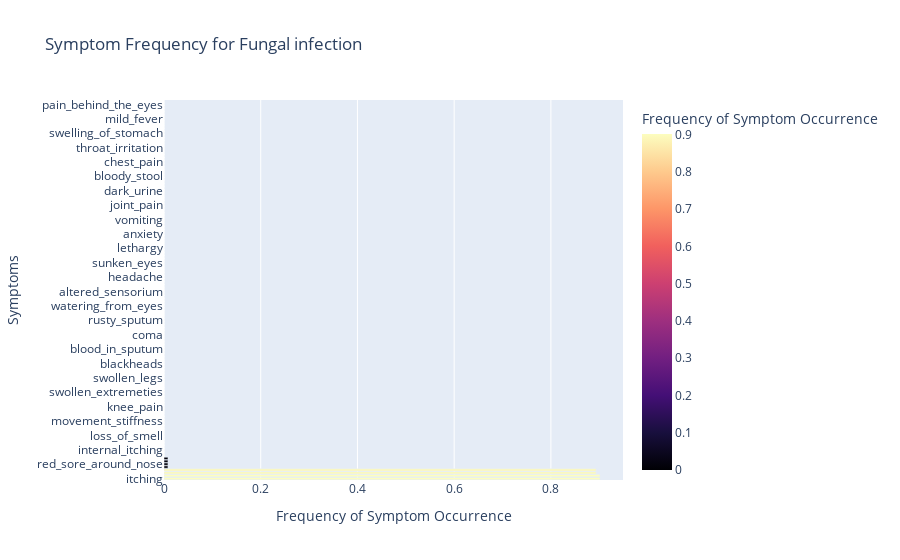

The code cell stored with this chart in its notebook:
### Code cell
# Choose the diagnosis you're interested in
chosen_diagnosis = "Fungal infection"

# Filter the dataset for the chosen prognosis
diagnosis_data = data[data['prognosis'] == chosen_diagnosis]

# Exclude the prognosis column to focus on symptoms
symptom_columns = data.columns[:-1]

# Calculate the mean of each symptom column for the chosen diagnosis
# This represents the probability of each symptom occurring in the diagnosis
symptom_means = diagnosis_data[symptom_columns].mean().sort_values(ascending=False).reset_index()
symptom_means.columns = ['Symptom', 'Frequency']

# Plotting the bar chart with Plotly Express
fig = px.bar(symptom_means, x='Frequency', y='Symptom', orientation='h', 
             title=f'Symptom Frequency for {chosen_diagnosis}',
             labels={'Frequency':'Frequency of Symptom Occurrence', 'Symptom': 'Symptoms'},
             color='Frequency',
             color_continuous_scale='magma')

fig.show()

### Figure 1 — Plotly figure (JSON) as saved in the notebook; plotly's stock layout.template omitted (floating-point values rounded to 4 significant figures; data arrays with more than 128 entries replaced by an {"elided": "..."} marker saying what was removed)
{"data": [{"alignmentgroup": "True", "hovertemplate": "Frequency of Symptom Occurrence=%{marker.color}<br>Symptoms=%{y}<extra></extra>", "legendgroup": "", "marker": {"color": {"elided": "132 float values"}, "coloraxis": "coloraxis", "pattern": {"shape": ""}}, "name": "", "offsetgroup": "", "orientation": "h", "showlegend": false, "textposition": "auto", "type": "bar", "x": {"elided": "132 float values"}, "xaxis": "x", "y": {"elided": "132 str values"}, "yaxis": "y"}], "layout": {"barmode": "relative", "coloraxis": {"colorbar": {"title": {"text": "Frequency of Symptom Occurrence"}}, "colorscale": [[0, "#000004"], [0.1111, "#180f3d"], [0.2222, "#440f76"], [0.3333, "#721f81"], [0.4444, "#9e2f7f"], [0.5556, "#cd4071"], [0.6667, "#f1605d"], [0.7778, "#fd9668"], [0.8889, "#feca8d"], [1, "#fcfdbf"]]}, "legend": {"tracegroupgap": 0}, "title": {"text": "Symptom Frequency for Fungal infection"}, "xaxis": {"anchor": "y", "domain": [0, 1], "title": {"text": "Frequency of Symptom Occurrence"}}, "yaxis": {"anchor": "x", "domain": [0, 1], "title": {"text": "Symptoms"}}}}
